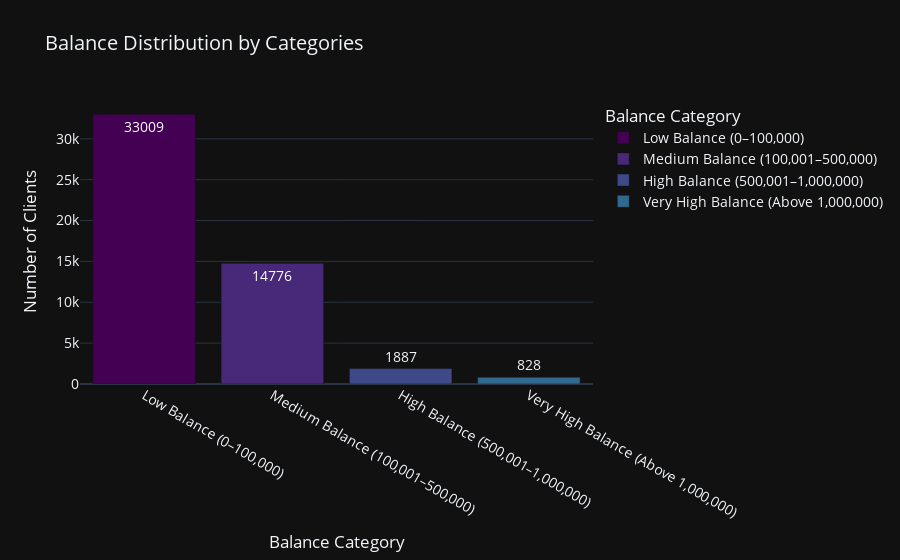

The notebook cell saved with this chart:
### Code cell
# Define balance categories with intervals
def categorize_balance(balance):
    if balance <= 100_000:
        return 'Low Balance (0–100,000)'
    elif 100_001 <= balance <= 500_000:
        return 'Medium Balance (100,001–500,000)'
    elif 500_001 <= balance <= 1_000_000:
        return 'High Balance (500,001–1,000,000)'
    else:
        return 'Very High Balance (Above 1,000,000)'

# Apply categorization
df_unique_clients['balance_category'] = df_unique_clients['bal'].apply(categorize_balance)

# Aggregate counts by balance categories
balance_category_counts = df_unique_clients['balance_category'].value_counts().reset_index()
balance_category_counts.columns = ['Balance Category', 'Count']

# Sort categories for a logical order
category_order = [
    'Low Balance (0–100,000)',
    'Medium Balance (100,001–500,000)',
    'High Balance (500,001–1,000,000)',
    'Very High Balance (Above 1,000,000)'
]
balance_category_counts['Balance Category'] = pd.Categorical(
    balance_category_counts['Balance Category'], 
    categories=category_order, 
    ordered=True
)
balance_category_counts = balance_category_counts.sort_values('Balance Category')

# Plot the updated bar chart
import plotly.express as px

fig_balance = px.bar(
    balance_category_counts,
    x='Balance Category',
    y='Count',
    title='Balance Distribution by Categories',
    text='Count',
    color='Balance Category',
    color_discrete_sequence=px.colors.sequential.Viridis
)

# Customize layout
fig_balance.update_layout(
    xaxis_title='Balance Category',
    yaxis_title='Number of Clients',
    template='plotly_dark',
    font=dict(size=14),
    xaxis=dict(tickmode='linear')
)

# Show the chart
fig_balance.show()

### Figure 1 — Plotly figure (JSON) as saved in the notebook; plotly's stock layout.template omitted (floating-point values rounded to 4 significant figures)
{"data": [{"alignmentgroup": "True", "hovertemplate": "Balance Category=%{x}<br>Count=%{text}<extra></extra>", "legendgroup": "Low Balance (0–100,000)", "marker": {"color": "#440154", "pattern": {"shape": ""}}, "name": "Low Balance (0–100,000)", "offsetgroup": "Low Balance (0–100,000)", "orientation": "v", "showlegend": true, "text": [33009], "textposition": "auto", "type": "bar", "x": ["Low Balance (0–100,000)"], "xaxis": "x", "y": [33009], "yaxis": "y"}, {"alignmentgroup": "True", "hovertemplate": "Balance Category=%{x}<br>Count=%{text}<extra></extra>", "legendgroup": "Medium Balance (100,001–500,000)", "marker": {"color": "#482878", "pattern": {"shape": ""}}, "name": "Medium Balance (100,001–500,000)", "offsetgroup": "Medium Balance (100,001–500,000)", "orientation": "v", "showlegend": true, "text": [14776], "textposition": "auto", "type": "bar", "x": ["Medium Balance (100,001–500,000)"], "xaxis": "x", "y": [14776], "yaxis": "y"}, {"alignmentgroup": "True", "hovertemplate": "Balance Category=%{x}<br>Count=%{text}<extra></extra>", "legendgroup": "High Balance (500,001–1,000,000)", "marker": {"color": "#3e4989", "pattern": {"shape": ""}}, "name": "High Balance (500,001–1,000,000)", "offsetgroup": "High Balance (500,001–1,000,000)", "orientation": "v", "showlegend": true, "text": [1887], "textposition": "auto", "type": "bar", "x": ["High Balance (500,001–1,000,000)"], "xaxis": "x", "y": [1887], "yaxis": "y"}, {"alignmentgroup": "True", "hovertemplate": "Balance Category=%{x}<br>Count=%{text}<extra></extra>", "legendgroup": "Very High Balance (Above 1,000,000)", "marker": {"color": "#31688e", "pattern": {"shape": ""}}, "name": "Very High Balance (Above 1,000,000)", "offsetgroup": "Very High Balance (Above 1,000,000)", "orientation": "v", "showlegend": true, "text": [828], "textposition": "auto", "type": "bar", "x": ["Very High Balance (Above 1,000,000)"], "xaxis": "x", "y": [828], "yaxis": "y"}], "layout": {"barmode": "relative", "font": {"size": 14}, "legend": {"title": {"text": "Balance Category"}, "tracegroupgap": 0}, "title": {"text": "Balance Distribution by Categories"}, "xaxis": {"anchor": "y", "categoryarray": ["Low Balance (0–100,000)", "Medium Balance (100,001–500,000)", "High Balance (500,001–1,000,000)", "Very High Balance (Above 1,000,000)"], "categoryorder": "array", "domain": [0, 1], "tickmode": "linear", "title": {"text": "Balance Category"}}, "yaxis": {"anchor": "x", "domain": [0, 1], "title": {"text": "Number of Clients"}}}}
